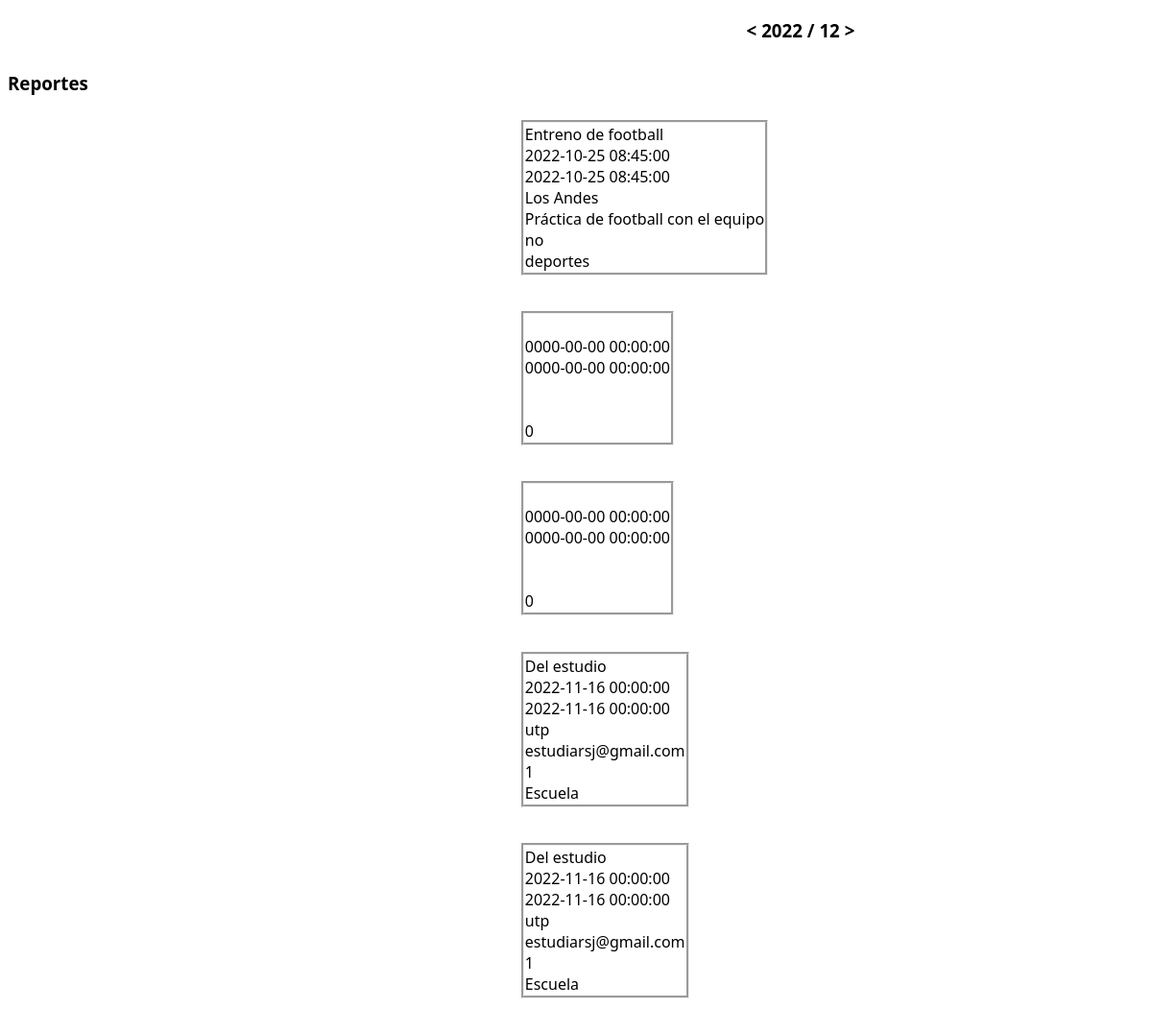
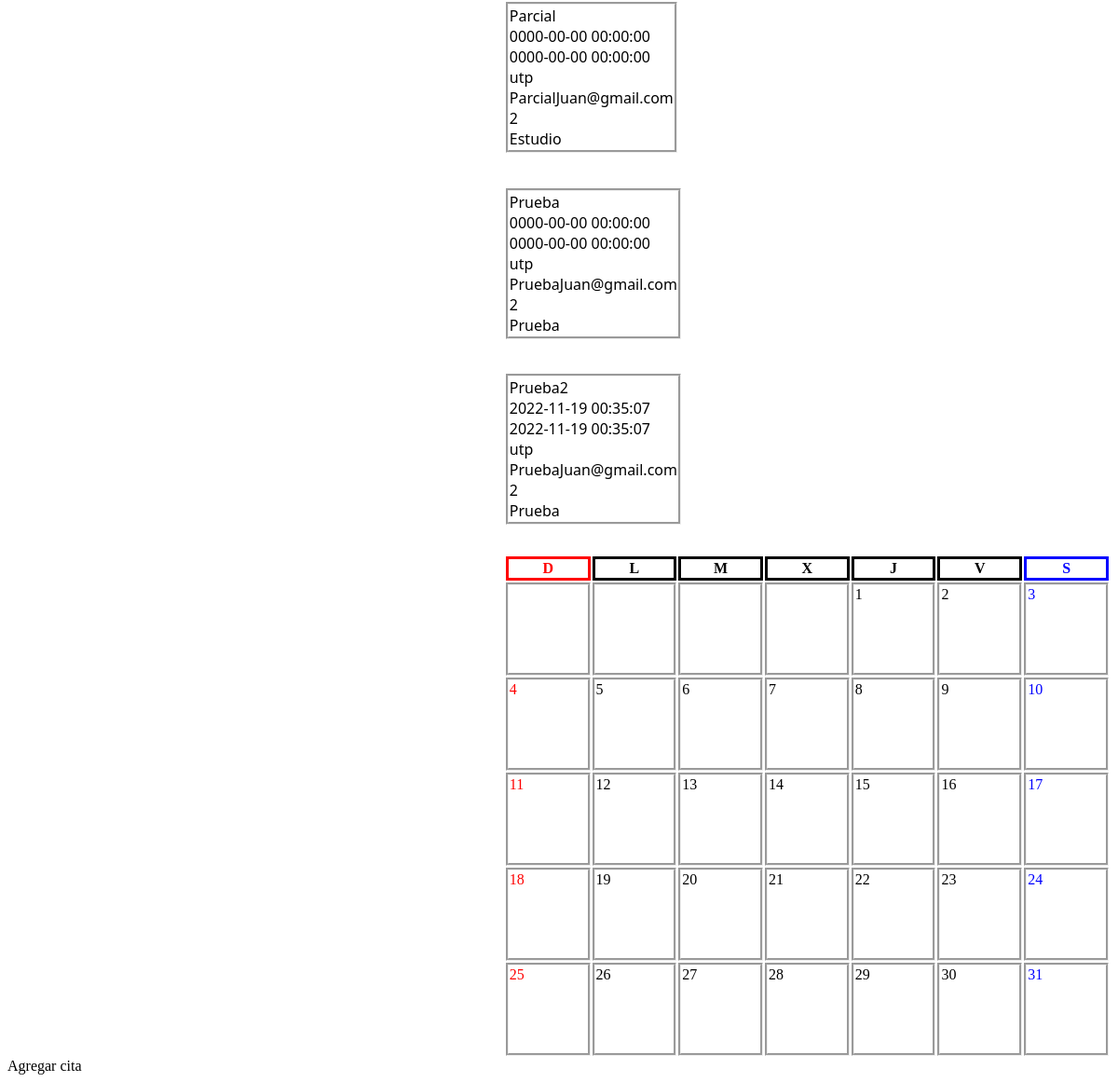
The app's page /Agenda/index.php?ym=2022-12 with its own data (2 pictures, top to bottom).
### tables this page shows
CREATE TABLE `eventos` (
  `id_ev` int(11) NOT NULL,
  `titulo` varchar(50) DEFAULT NULL,
  `fecha_inicial` datetime NOT NULL,
  `fecha_final` datetime DEFAULT NULL,
  `ubicacion` varchar(220) DEFAULT NULL,
  `detalle` varchar(220) DEFAULT NULL,
  `correo` varchar(20) DEFAULT NULL,
  `rep_dia` varchar(20) DEFAULT NULL,
  `categoria` varchar(50) NOT NULL
);

### Agenda/class/modelo.php (called while the page is built, shortened)
<?php
    class modeloCredencialesBD
    {
        public function __construct()
        {
            $this->_db = new mysqli (DB_HOST, DB_USER, DB_PASS, DB_NAME);
        }
    }
?>

### Agenda/index.php (the view, shortened to what this page needs)
<!DOCTYPE html>
<html lang='es'>
  <head>
    <link href='css/main.css' rel='stylesheet' />
  </head>
  <body>
    <?php
    require_once('class/agenda.php');
    $obj_agenda = new agenda;
    $obj_agenda->creacionAgenda();
    $agenda = $obj_agenda->consultar_eventos();
    ?>
    <div class="container">
      <h3><a href="?ym=<?php echo $obj_agenda->get_prev(); ?>">&lt;</a> <?php echo $obj_agenda->get_htmlTitle(); ?> <a href="?ym=<?php echo $obj_agenda->get_next(); ?>">&gt;</a></h3>
        <h3 class = "title2">Reportes</h3><br></br>
        <?php
            foreach ($agenda as $resultado)
            {?>
            <table>
              <tr class = 'reporte'>
                <td class = 'reporte_td'>
              <?php
              print ("<span>" . $resultado['titulo'] . "<br>");
              print ($resultado['fecha_inicial'] . "<br>");
              print ($resultado['fecha_final'] . "<br>");
              print ($resultado['ubicacion'] . "<br>");
              print ($resultado['detalle']);
              print ($resultado['correo'] . "<br>");
              print ($resultado['rep_dia'] . "<br>");
              print ($resultado['categoria'] . "</span>\n"); ?>
            </td>
            </tr>
            </table>
              <?php
            }
        ?>
        </div>
      <table class="table table-bordered">
        <tr>
            <th>D</th>
            <th>L</th>
            <th>M</th>
            <th>X</th>
            <th>J</th>
            <th>V</th>
            <th>S</th>
        </tr>
      </table>
    <A HREF="agregarcita.php">Agregar cita</A>&nbsp;
  </body>
</html>

### Agenda/css/main.css (style rules this page uses)
.container { font-family: 'Noto Sans', sans-serif; }
.reporte_td { margin-bottom: 30px; margin-left: 65%; }
h3 { margin-bottom: 30px; margin-left: 65%; }
th { height: 0px; text-align: center; border-style: solid; }
td { height: 100px; width: 100px; border-style: groove; text-align: left; vertical-align: top; transition: transform .2s; }
th:nth-of-type(1), td:nth-of-type(1) { color: red; }
th:nth-of-type(7), td:nth-of-type(7) { color: blue; }
table { display: absolute; align-items: right; justify-content: right; margin-left: 45%; }
td.reporte_td { color: black !important; border-style: groove; width: auto; height: auto; transition: transform .2s; max-width: 700px; float: left; margin-top: 2%; margin-left: initial; }
a { text-decoration: none; color: inherit; }
h3.title2 { float: left !important; margin-top: 0%; margin-bottom: 0% !important; margin-left: 0% !important; }
* { box-sizing: border-box; }

### records on screen
eventos: titulo "Entreno de football", fecha_inicial "2022-10-25 08:45:00", fecha_final "2022-10-25 08:45:00", ubicacion "Los Andes", detalle "Práctica de football con el equipo", rep_dia "no", categoria "deportes"
eventos: fecha_inicial "0000-00-00 00:00:00", fecha_final "0000-00-00 00:00:00", rep_dia "0"
eventos: fecha_inicial "0000-00-00 00:00:00", fecha_final "0000-00-00 00:00:00", rep_dia "0"
eventos: titulo "Del estudio", fecha_inicial "2022-11-16 00:00:00", fecha_final "2022-11-16 00:00:00", ubicacion "utp", detalle "estudiar", correo "sj@gmail.com", rep_dia "1", categoria "Escuela"
eventos: titulo "Del estudio", fecha_inicial "2022-11-16 00:00:00", fecha_final "2022-11-16 00:00:00", ubicacion "utp", detalle "estudiar", correo "sj@gmail.com", rep_dia "1", categoria "Escuela"
eventos: titulo "Parcial", fecha_inicial "0000-00-00 00:00:00", fecha_final "0000-00-00 00:00:00", ubicacion "utp", detalle "Parcial", correo "Juan@gmail.com", rep_dia "2", categoria "Estudio"
eventos: titulo "Prueba", fecha_inicial "0000-00-00 00:00:00", fecha_final "0000-00-00 00:00:00", ubicacion "utp", detalle "Prueba", correo "Juan@gmail.com", rep_dia "2", categoria "Prueba"
eventos: titulo "Prueba2", fecha_inicial "2022-11-19 00:35:07", fecha_final "2022-11-19 00:35:07", ubicacion "utp", detalle "Prueba", correo "Juan@gmail.com", rep_dia "2", categoria "Prueba"

### other values on screen
$obj_agenda->get_htmlTitle() "2022 / 12"
$this->day "1 2 3"
$this->day "4 5 6 7 8 9 10"
$this->day "11 12 13 14 15 16 17"
$this->day "18 19 20 21 22 23 24"
$this->day "25 26 27 28 29 30 31"
